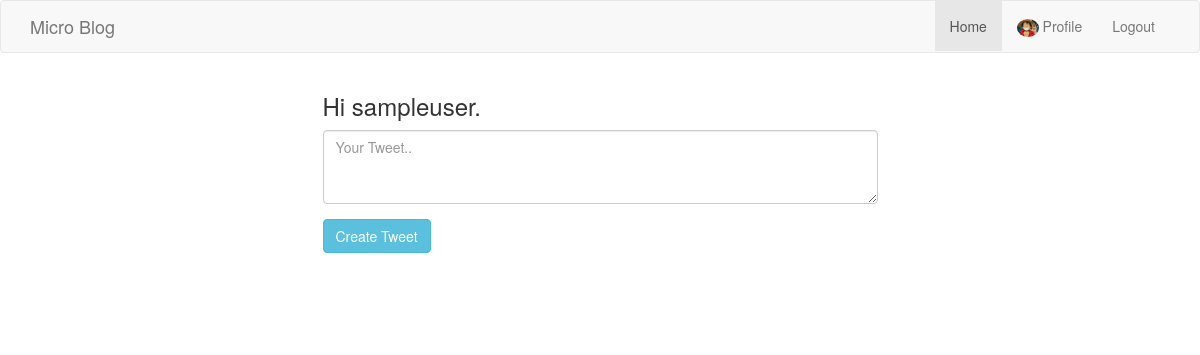
Page /microblog/micro-blog.php (signed in) on the earlier database version.
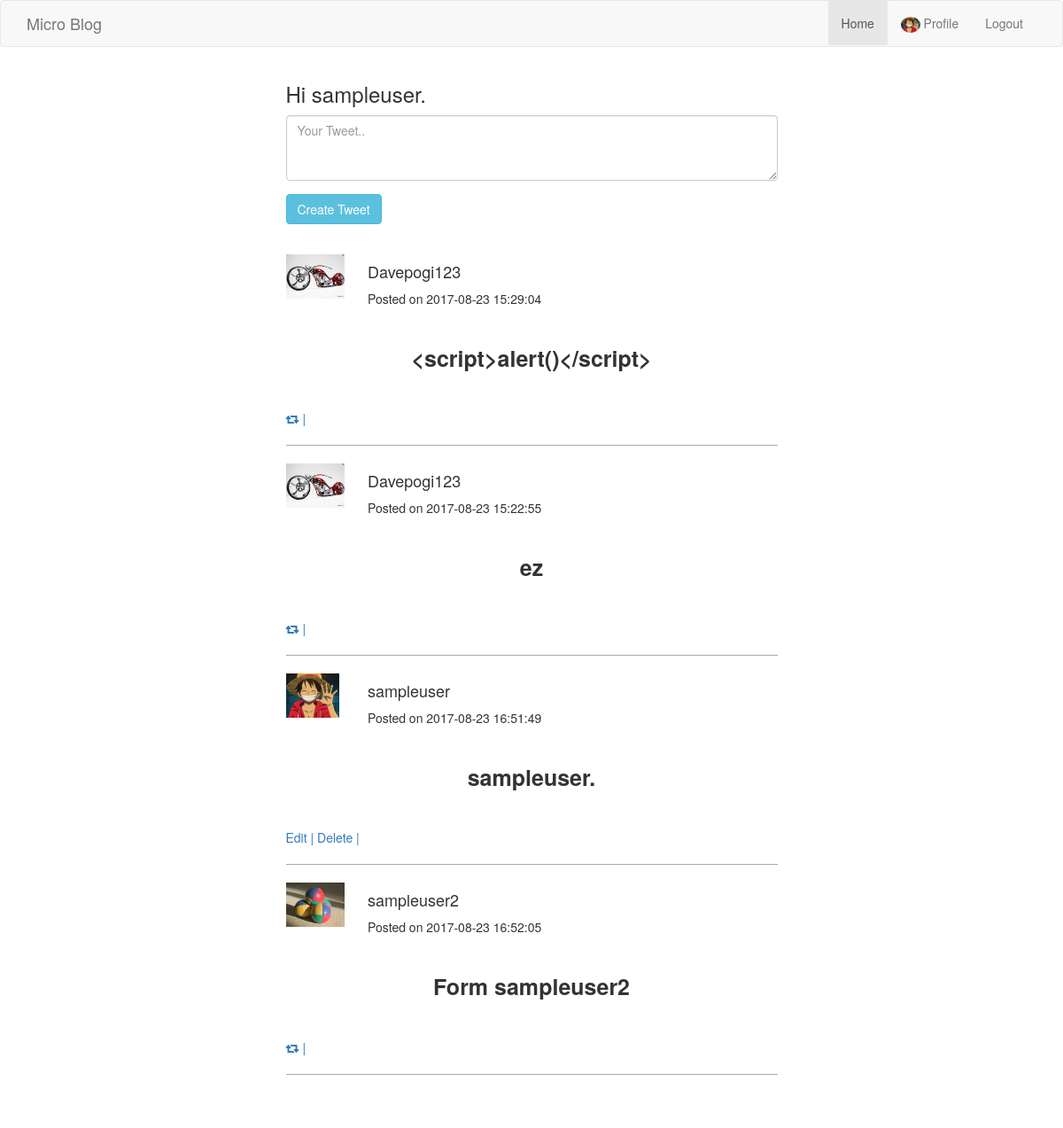
Same page on the later database version.
### tables this page shows
CREATE TABLE `users` (
  `id` int(11) UNSIGNED NOT NULL,
  `username` varchar(30) NOT NULL,
  `password` varchar(255) NOT NULL,
  `email` varchar(30) NOT NULL,
  `description` varchar(255) NOT NULL,
  `phone` varchar(255) NOT NULL,
  `country` varchar(30) NOT NULL,
  `created` datetime DEFAULT CURRENT_TIMESTAMP,
  `gender` enum('male','female') DEFAULT NULL,
  `upload` text NOT NULL
);

CREATE TABLE `tweets` (
  `id` int(11) UNSIGNED NOT NULL,
  `tweet` text NOT NULL,
  `user_id` int(11) NOT NULL,
  `isRetweet` tinyint(1) NOT NULL DEFAULT '0',
  `parent_tweet` int(11) DEFAULT NULL,
  `created` datetime DEFAULT NULL,
  `modified` datetime DEFAULT CURRENT_TIMESTAMP ON UPDATE CURRENT_TIMESTAMP
);

### microblog/Database.php (called while the page is built, shortened)
<?php
class Database
{
    private $host = 'localhost';
    private $user = 'root';
    private $pass = '';
    private $db = 'exercise_db';
    private $dbh;
    private $stmt;
    public function __construct()
    {
        $dsn = 'mysql:host='. $this->host . ';dbname='. $this->db;
        $options = array(
            PDO::ATTR_PERSISTENT    => true,
            PDO::ATTR_ERRMODE       => PDO::ERRMODE_EXCEPTION
        );
        try {
            $this->dbh = new PDO($dsn, $this->user, $this->pass, $options);
        } catch(PDOException $e)
        {
            echo $this->error = $e->getMessage();
        }
    }
    public function query($query)
    {
        $this->stmt = $this->dbh->prepare($query);
    }
    public function execute()
    {
        return $this->stmt->execute();
    }
    public function resultset()
    {
        $this->execute();
        return $this->stmt->fetchAll(PDO::FETCH_ASSOC);
    }
}

### microblog/micro-blog.php (the view, shortened to what this page needs)
<?php
require "Database.php";
$database = new Database();
if (isset($_SESSION['microUser'])) {
    $userAuth = $_SESSION['microUser'];
    $database->query("SELECT * FROM users WHERE username = '$userAuth'");
    $user = $database->resultset();
}
$database->query("SELECT users.username, users.upload, tweets.id, tweets.user_id, tweets.tweet, tweets.created, tweets.modified, tweets.isRetweet FROM users INNER JOIN tweets ON users.id = tweets.user_id ORDER BY tweets.created DESC");
$userTweets = $database->resultset();
?>
<!DOCTYPE html>
<html>
<head>
    <link rel="stylesheet" href="https://maxcdn.bootstrapcdn.com/font-awesome/4.7.0/css/font-awesome.min.css">
    <link rel="stylesheet" href="https://maxcdn.bootstrapcdn.com/bootstrap/3.3.7/css/bootstrap.min.css" >
    <link rel="stylesheet" href="css/dashboard.css">
</head>
<body>
<nav class="navbar navbar-default">
    <div class="container" id="navbar-quiz">
        <a class="navbar-brand" href="micro-blog.php">Micro Blog</a>
        <div class="navbar-collapse collapse">
            <ul class="nav navbar-nav navbar-right">
                <li class="active"><a href="micro-blog.php">Home</a></li>
                <li><a href="micro-profile.php?username=<?php echo $user[0]['username'];?>"><img src="<?php echo $user[0]['upload'];?>" class="nav-profile img-circle"> Profile</a></li>
                <li><a href="?logout=1">Logout</a></li>
            </ul>
        </div>
    </div>
</nav>
<div class="container" id="mainDiv">
    <section class="row sectionUser">
        <div class="col-md-6 col-md-offset-3">
            <h3>Hi <?php echo htmlspecialchars($user[0]['username']); ?>.
            </h3>
            <form id="createTweet" method="post">
                <div class="form-group">
                    <textarea class="form-control" name="tweet" id="tweet" rows="3" placeholder="Your Tweet.."></textarea>
                </div>
                <button type="button" class="btn btn-info" name="btnAdd" id="btnAdd">Create Tweet</button>
            </form>
        </div>
    </section>
    <section class="row section2" >
        <div class="col-md-6 col-md-offset-3" id="showdata">
            <?php foreach($userTweets as $userTweet): ?>
                <article class="post">
                    <div class="info postByUser">
                        <div class="row">
                            <div class="col-md-2">
                                <a href="micro-profile.php?username=<?php echo htmlspecialchars($userTweet['username']); ?>"><img src="<?php echo htmlspecialchars($userTweet['upload']);?>" alt="sample profile pic" class="postImage"></a>
                            </div>
                            <div class="col-md-6 userName">
                                <h4 ><?php echo htmlspecialchars($userTweet["username"]); ?></h4>
                                <p>Posted on <?php echo htmlspecialchars($userTweet['modified']); ?></p>
                            </div>
                        </div>
                    </div>
                    <p class="contentPost"><?php echo $userTweet['tweet']; ?></p>
                    <div class="interaction tweet-interact" user_id="<?php echo htmlspecialchars($userTweet['user_id']); ?>" tweet_id="<?php echo htmlspecialchars($userTweet['id']); ?>">
                        <?php if($user[0]['id'] != $userTweet['user_id']): ?>
                            <?php
                            $tweetID = $userTweet['id'];
                            $userID = $user[0]['id'];
                            $database->query("SELECT parent_tweet FROM tweets WHERE user_id = '$userID' AND parent_tweet='$tweetID'");
                            $parentTweet = $database->resultset();
                            ?>
                            <a href="javascript:;" class="retweet"><i class="fa fa-retweet" id="iconRetweet" aria-hidden="true" <?php echo !empty($parentTweet) ? "style=color:green;" : '';?> ></i> |</a>
                        <?php else: ?>
                                <a href="javascript:;"  class="tweet-edit">Edit |</a>
                                <a href="javascript:;" class="tweet-delete">Delete |</a>
                        <?php endif; ?>
                    </div>
                </article>
            <?php endforeach ?>
        </div>
    </section>
</div>
</body>
</html>

### microblog/css/dashboard.css (style rules this page uses)
.nav-profile { max-height: 18px; }
article.post { padding: 20px 0; border-bottom: 1px solid #A9A9A9; clear: both; content: ''; display: block; }
.userName { padding: 0px; margin-left: 10px; }
.postImage { max-height:50px; }
.contentPost { text-align: center; padding: 30px; font-weight: bold; font-size: 25px; width: 100%; word-break: break-all; }
.section2 { padding-bottom: 60px; }

Differences in the rows shown:
added tweets: user.upload (picture), user.username "Davepogi123", modified "2017-08-23 15:29:04", tweet "<script>alert()</script>"
added tweets: user.upload (picture), user.username "Davepogi123", modified "2017-08-23 15:22:55", tweet "ez"
added tweets: user.upload (picture), user.username "sampleuser", modified "2017-08-23 16:51:49", tweet "sampleuser.", shows "Edit |"
added tweets: user.upload (picture), user.username "sampleuser2", modified "2017-08-23 16:52:05", tweet "Form sampleuser2"
